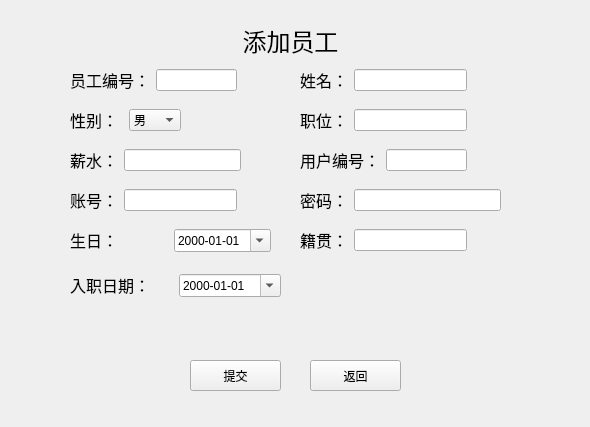
<?xml version="1.0" encoding="UTF-8"?>
<ui version="4.0">
 <class>empAdd</class>
 <widget class="QWidget" name="empAdd">
  <property name="geometry">
   <rect>
    <x>0</x>
    <y>0</y>
    <width>590</width>
    <height>427</height>
   </rect>
  </property>
  <property name="windowTitle">
   <string>Form</string>
  </property>
  <widget class="QWidget" name="widget_6" native="true">
   <property name="geometry">
    <rect>
     <x>300</x>
     <y>220</y>
     <width>167</width>
     <height>41</height>
    </rect>
   </property>
   <layout class="QHBoxLayout" name="horizontalLayout_6">
    <item>
     <widget class="QLabel" name="label_7">
      <property name="text">
       <string>&lt;html&gt;&lt;head/&gt;&lt;body&gt;&lt;p&gt;&lt;span style=&quot; font-size:12pt;&quot;&gt;籍贯：&lt;/span&gt;&lt;/p&gt;&lt;/body&gt;&lt;/html&gt;</string>
      </property>
     </widget>
    </item>
    <item>
     <widget class="QLineEdit" name="nativeLi">
      <property name="readOnly">
       <bool>false</bool>
      </property>
     </widget>
    </item>
   </layout>
  </widget>
  <widget class="QWidget" name="widget_10" native="true">
   <property name="geometry">
    <rect>
     <x>300</x>
     <y>180</y>
     <width>201</width>
     <height>41</height>
    </rect>
   </property>
   <layout class="QHBoxLayout" name="horizontalLayout_10">
    <item>
     <widget class="QLabel" name="label_11">
      <property name="text">
       <string>&lt;html&gt;&lt;head/&gt;&lt;body&gt;&lt;p&gt;&lt;span style=&quot; font-size:12pt;&quot;&gt;密码：&lt;/span&gt;&lt;/p&gt;&lt;/body&gt;&lt;/html&gt;</string>
      </property>
     </widget>
    </item>
    <item>
     <widget class="QLineEdit" name="passwordLi">
      <property name="readOnly">
       <bool>false</bool>
      </property>
     </widget>
    </item>
   </layout>
  </widget>
  <widget class="QWidget" name="widget_7" native="true">
   <property name="geometry">
    <rect>
     <x>70</x>
     <y>180</y>
     <width>167</width>
     <height>41</height>
    </rect>
   </property>
   <layout class="QHBoxLayout" name="horizontalLayout_7">
    <item>
     <widget class="QLabel" name="label_8">
      <property name="text">
       <string>&lt;html&gt;&lt;head/&gt;&lt;body&gt;&lt;p&gt;&lt;span style=&quot; font-size:12pt;&quot;&gt;账号：&lt;/span&gt;&lt;/p&gt;&lt;/body&gt;&lt;/html&gt;</string>
      </property>
     </widget>
    </item>
    <item>
     <widget class="QLineEdit" name="accountLi">
      <property name="readOnly">
       <bool>false</bool>
      </property>
     </widget>
    </item>
   </layout>
  </widget>
  <widget class="QWidget" name="widget_9" native="true">
   <property name="geometry">
    <rect>
     <x>70</x>
     <y>220</y>
     <width>201</width>
     <height>41</height>
    </rect>
   </property>
   <layout class="QHBoxLayout" name="horizontalLayout_9">
    <item>
     <widget class="QLabel" name="label_10">
      <property name="text">
       <string>&lt;html&gt;&lt;head/&gt;&lt;body&gt;&lt;p&gt;&lt;span style=&quot; font-size:12pt;&quot;&gt;生日：&lt;/span&gt;&lt;/p&gt;&lt;/body&gt;&lt;/html&gt;</string>
      </property>
     </widget>
    </item>
    <item>
     <widget class="QDateEdit" name="birthday">
      <property name="displayFormat">
       <string>yyyy-MM-dd</string>
      </property>
      <property name="calendarPopup">
       <bool>true</bool>
      </property>
     </widget>
    </item>
   </layout>
  </widget>
  <widget class="QWidget" name="widget" native="true">
   <property name="geometry">
    <rect>
     <x>70</x>
     <y>60</y>
     <width>167</width>
     <height>41</height>
    </rect>
   </property>
   <layout class="QHBoxLayout" name="horizontalLayout">
    <item>
     <widget class="QLabel" name="label_2">
      <property name="text">
       <string>&lt;html&gt;&lt;head/&gt;&lt;body&gt;&lt;p&gt;&lt;span style=&quot; font-size:12pt;&quot;&gt;员工编号：&lt;/span&gt;&lt;/p&gt;&lt;/body&gt;&lt;/html&gt;</string>
      </property>
     </widget>
    </item>
    <item>
     <widget class="QLineEdit" name="emp_idLi">
      <property name="readOnly">
       <bool>false</bool>
      </property>
     </widget>
    </item>
   </layout>
  </widget>
  <widget class="QPushButton" name="pushButton_2">
   <property name="geometry">
    <rect>
     <x>310</x>
     <y>360</y>
     <width>91</width>
     <height>31</height>
    </rect>
   </property>
   <property name="text">
    <string>返回</string>
   </property>
  </widget>
  <widget class="QWidget" name="widget_4" native="true">
   <property name="geometry">
    <rect>
     <x>300</x>
     <y>100</y>
     <width>167</width>
     <height>41</height>
    </rect>
   </property>
   <layout class="QHBoxLayout" name="horizontalLayout_4">
    <item>
     <widget class="QLabel" name="label_5">
      <property name="text">
       <string>&lt;html&gt;&lt;head/&gt;&lt;body&gt;&lt;p&gt;&lt;span style=&quot; font-size:12pt;&quot;&gt;职位：&lt;/span&gt;&lt;/p&gt;&lt;/body&gt;&lt;/html&gt;</string>
      </property>
     </widget>
    </item>
    <item>
     <widget class="QLineEdit" name="titleLi"/>
    </item>
   </layout>
  </widget>
  <widget class="QWidget" name="widget_2" native="true">
   <property name="geometry">
    <rect>
     <x>300</x>
     <y>60</y>
     <width>167</width>
     <height>41</height>
    </rect>
   </property>
   <layout class="QHBoxLayout" name="horizontalLayout_2">
    <item>
     <widget class="QLabel" name="label_3">
      <property name="text">
       <string>&lt;html&gt;&lt;head/&gt;&lt;body&gt;&lt;p&gt;&lt;span style=&quot; font-size:12pt;&quot;&gt;姓名：&lt;/span&gt;&lt;/p&gt;&lt;/body&gt;&lt;/html&gt;</string>
      </property>
     </widget>
    </item>
    <item>
     <widget class="QLineEdit" name="nameLi">
      <property name="readOnly">
       <bool>false</bool>
      </property>
     </widget>
    </item>
   </layout>
  </widget>
  <widget class="QLabel" name="label">
   <property name="geometry">
    <rect>
     <x>210</x>
     <y>10</y>
     <width>161</width>
     <height>61</height>
    </rect>
   </property>
   <property name="text">
    <string>&lt;html&gt;&lt;head/&gt;&lt;body&gt;&lt;p&gt;&lt;span style=&quot; font-size:18pt;&quot;&gt;添加员工&lt;/span&gt;&lt;/p&gt;&lt;/body&gt;&lt;/html&gt;</string>
   </property>
   <property name="alignment">
    <set>Qt::AlignCenter</set>
   </property>
  </widget>
  <widget class="QWidget" name="widget_5" native="true">
   <property name="geometry">
    <rect>
     <x>70</x>
     <y>140</y>
     <width>171</width>
     <height>41</height>
    </rect>
   </property>
   <layout class="QHBoxLayout" name="horizontalLayout_5">
    <item>
     <widget class="QLabel" name="label_6">
      <property name="text">
       <string>&lt;html&gt;&lt;head/&gt;&lt;body&gt;&lt;p&gt;&lt;span style=&quot; font-size:12pt;&quot;&gt;薪水：&lt;/span&gt;&lt;/p&gt;&lt;/body&gt;&lt;/html&gt;</string>
      </property>
     </widget>
    </item>
    <item>
     <widget class="QLineEdit" name="salaryLi"/>
    </item>
   </layout>
  </widget>
  <widget class="QPushButton" name="pushButton">
   <property name="geometry">
    <rect>
     <x>190</x>
     <y>360</y>
     <width>91</width>
     <height>31</height>
    </rect>
   </property>
   <property name="text">
    <string>提交</string>
   </property>
  </widget>
  <widget class="QWidget" name="widget_3" native="true">
   <property name="geometry">
    <rect>
     <x>70</x>
     <y>100</y>
     <width>111</width>
     <height>41</height>
    </rect>
   </property>
   <layout class="QHBoxLayout" name="horizontalLayout_3">
    <item>
     <widget class="QLabel" name="label_4">
      <property name="text">
       <string>&lt;html&gt;&lt;head/&gt;&lt;body&gt;&lt;p&gt;&lt;span style=&quot; font-size:12pt;&quot;&gt;性别：&lt;/span&gt;&lt;/p&gt;&lt;/body&gt;&lt;/html&gt;</string>
      </property>
     </widget>
    </item>
    <item>
     <widget class="QComboBox" name="sexBo">
      <item>
       <property name="text">
        <string>男</string>
       </property>
      </item>
      <item>
       <property name="text">
        <string>女</string>
       </property>
      </item>
     </widget>
    </item>
   </layout>
  </widget>
  <widget class="QWidget" name="widget_11" native="true">
   <property name="geometry">
    <rect>
     <x>70</x>
     <y>260</y>
     <width>211</width>
     <height>51</height>
    </rect>
   </property>
   <layout class="QHBoxLayout" name="horizontalLayout_11">
    <item>
     <widget class="QLabel" name="label_12">
      <property name="text">
       <string>&lt;html&gt;&lt;head/&gt;&lt;body&gt;&lt;p&gt;&lt;span style=&quot; font-size:12pt;&quot;&gt;入职日期：&lt;/span&gt;&lt;/p&gt;&lt;/body&gt;&lt;/html&gt;</string>
      </property>
     </widget>
    </item>
    <item>
     <widget class="QDateEdit" name="hire_date">
      <property name="autoFillBackground">
       <bool>false</bool>
      </property>
      <property name="accelerated">
       <bool>false</bool>
      </property>
      <property name="correctionMode">
       <enum>QAbstractSpinBox::CorrectToPreviousValue</enum>
      </property>
      <property name="currentSection">
       <enum>QDateTimeEdit::YearSection</enum>
      </property>
      <property name="displayFormat">
       <string>yyyy-MM-dd</string>
      </property>
      <property name="calendarPopup">
       <bool>true</bool>
      </property>
      <property name="timeSpec">
       <enum>Qt::UTC</enum>
      </property>
     </widget>
    </item>
   </layout>
  </widget>
  <widget class="QWidget" name="widget_8" native="true">
   <property name="geometry">
    <rect>
     <x>300</x>
     <y>140</y>
     <width>167</width>
     <height>41</height>
    </rect>
   </property>
   <layout class="QHBoxLayout" name="horizontalLayout_8">
    <item>
     <widget class="QLabel" name="label_9">
      <property name="text">
       <string>&lt;html&gt;&lt;head/&gt;&lt;body&gt;&lt;p&gt;&lt;span style=&quot; font-size:12pt;&quot;&gt;用户编号：&lt;/span&gt;&lt;/p&gt;&lt;/body&gt;&lt;/html&gt;</string>
      </property>
     </widget>
    </item>
    <item>
     <widget class="QLineEdit" name="user_idLi">
      <property name="readOnly">
       <bool>false</bool>
      </property>
     </widget>
    </item>
   </layout>
  </widget>
 </widget>
 <resources/>
 <connections/>
</ui>
